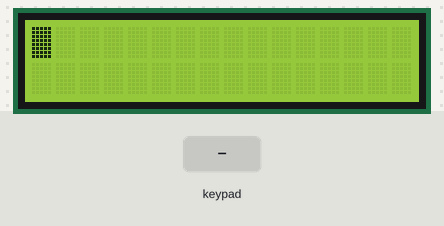
The sketch below on a simulated Arduino Uno, built with avr-gcc and run on an emulated ATmega328P. Parts: 16×2 character LCD. Inputs (shaded band) come from the test bench.

Above: at 13.6 s.
13.7 s: keypad keys 7 + 5 = pressed 0.4 s apart
At 17.1 s:
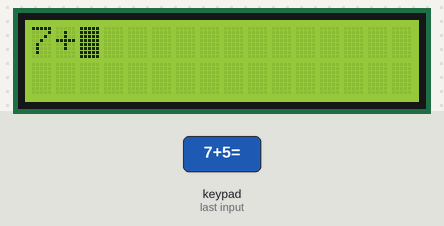
18.3 s: key '/' pressed
21.3 s: key 'X' pressed
At 24.2 s:
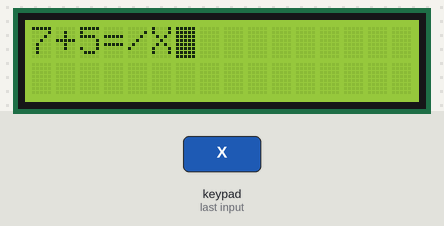
24.3 s: keypad keys 8 / 2 = pressed 0.4 s apart
At 28.4 s:
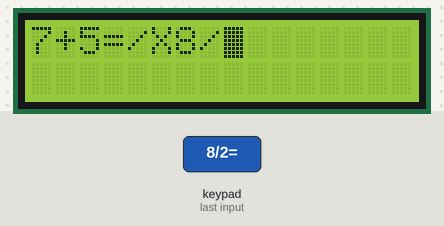
31.9 s: key 'O' pressed
At 34.7 s:
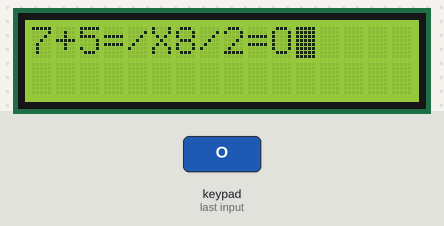
34.9 s: key '=' pressed
At 36.3 s:
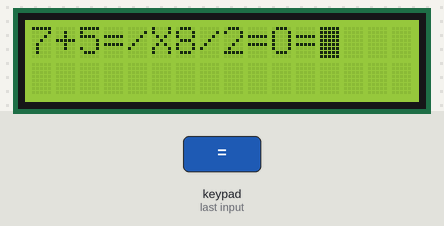
Timing chart, 0 to 37.9 s (numbered marks = the images above; inputs shaded):
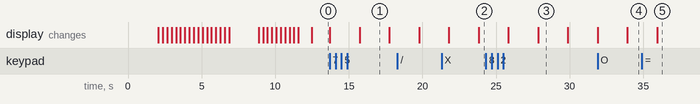

Measured:
- after the input at 13.7 s, the display: first changes at once (image 1 shows a later state)
- after the input at 21.3 s, the display: first differs from a run without the input after 2.5 s (image 2)
- after the input at 24.3 s, the display: first changes after 1.5 s (image 3 shows a later state)
- after the input at 31.9 s, the display: changes after 2.0 s (image 4)
- after the input at 34.9 s, the display: changes after 1.0 s (image 5)
- what the display in image 1 shows lasts 2.0 s, from 15.7 s to 17.7 s

The sketch:

LCD_Keypad_ARD_protues.ino.ino
```cpp
/*Code for a 4x4 Keypad & 16x2 LCD display interafed with arduino Mega for simulation */
#include <LiquidCrystal.h>          // LCD library
#include <Keypad.h>                 // Keypad library/header for matrix style keypads

const byte ROWS = 4;                // No of rows for 4x4 keypad is 4
const byte COLS = 4;                // No of columns for 4x4 keypad is 4

//Assign key values in 4x4 matrix
char keys[ROWS][COLS] =
{
  {'7','8','9','/'},
  {'4','5','6','X'},
  {'1','2','3','-'},
  {'O','0','=','+'}
};
//Connections for the row pinouts of the keypad to the arduino Mega
byte rowPins[ROWS] = {2, 3, 4, 5};              //Row-Pins: pin-2:R1,pin-3:R2,pin-4:R3,pin5:R4

//Connections for the column pinouts of the keypad to the arduino Uno
byte colPins[COLS] = {6, 7, 8, 9};              //Column-Pins: pin-6:C1,pin-7:C2,pin-8:C3,pin-9:C4
LiquidCrystal lcd(A0, A1, A2, A3, A4, A5);      // 16x2 LCD connection to Arduino Mega

Keypad keypad = Keypad( makeKeymap(keys), rowPins, colPins, ROWS, COLS );   // initialize Keypad library and gets values

void setup(){
  lcd.begin(16, 2);                                                         // deminsion of the LCD
  lcd.setCursor(0,0);                                                       // set the cursor of the lcd at row-0 and column-0
  lcd.print("Press any key in");                                            // first display
  delay(2000);
  for(int i=0; i<16; i++)                                                 //for making the display move to...
    {
     lcd.scrollDisplayRight();                                            //...the left for 16 spaces
     delay(300);
    }
  lcd.clear();
  lcd.setCursor(0,0);                                                     // set the cursor of the lcd at row-1 and column-0
  lcd.print("the keypad ");                                               // second display
  lcd.setCursor(0,1);
  lcd.print("Please:");
  delay(2000);
  for(int i=0; i<12; i++)                                                 //for making the display move to...
    {
     lcd.scrollDisplayLeft();                                             //...the left for 12 spaces
     delay(300);
    }

  lcd.clear();                                                              // clear the display
  lcd.setCursor(0,0);
  lcd.blink();
}

void loop(){
  char key = keypad.getKey();                                               // pressed key will be fetched by using getkey()
  if (key){
    lcd.print(key);                                                         // display the pressed value to the LCD
    delay(2000);
  }
}
```
